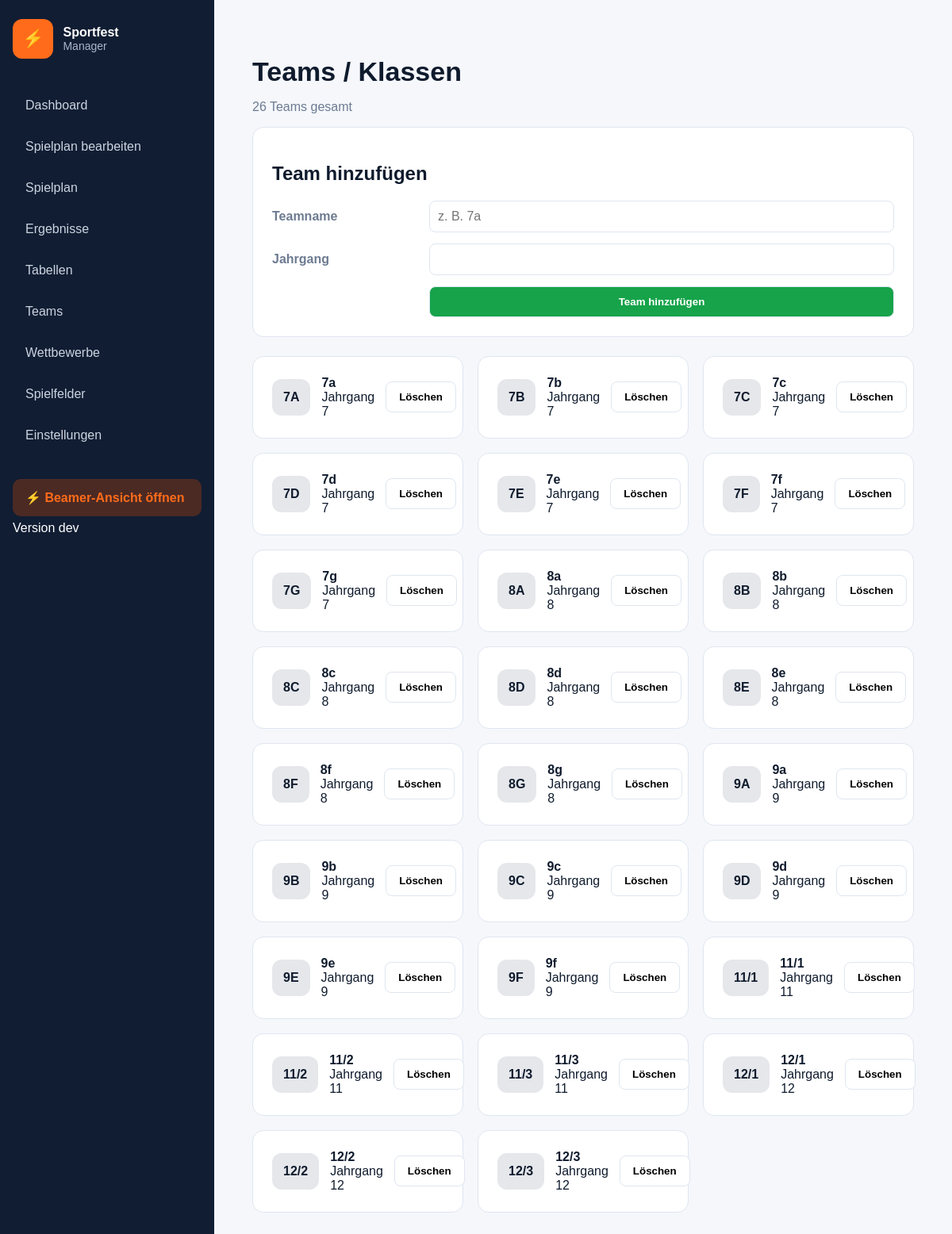
The page /teams on the database its author committed.
### tables this page shows
CREATE TABLE teams (
            id INTEGER PRIMARY KEY AUTOINCREMENT,
            name TEXT NOT NULL UNIQUE,
            jahrgang INTEGER NOT NULL,
            active INTEGER NOT NULL DEFAULT 1
        );

### app/main.py (the view)
@app.get("/teams")
def teams(request: Request):
    with get_conn() as conn:
        team_rows = conn.execute("SELECT * FROM teams ORDER BY jahrgang, name").fetchall()
    return templates.TemplateResponse(request=request, name="teams.html", context={"teams": team_rows})

### app/database.py (called while the page is built)
def get_conn():
    conn = sqlite3.connect(DB_PATH)
    conn.row_factory = sqlite3.Row
    return conn

### app/main.py (called while the page is built)
def get_app_version():
    try:
        with open("/app/VERSION", "r", encoding="utf-8") as version_file:
            return version_file.read().strip()
    except FileNotFoundError:
        return "dev"

### app/templates/teams.html
{% extends "base.html" %}
{% block content %}
<h1>Teams / Klassen</h1>
<p class="muted">{{ teams|length }} Teams gesamt</p>
<section class="panel">
    <h2>Team hinzufügen</h2>
    <form method="post" action="/team/create" class="admin-form">
        <label>Teamname</label>
        <input type="text" name="name" placeholder="z. B. 7a" required>
        <label>Jahrgang</label>
        <input type="number" name="jahrgang" min="1" max="13" required>
        <button class="green" type="submit">Team hinzufügen</button>
    </form>
</section>
<section class="cards">
{% for t in teams %}
    <div class="card">
        <div class="avatar">{{ t.name.upper() }}</div>
        <div>
            <strong>{{ t.name }}</strong><br>
            <span>Jahrgang {{ t.jahrgang }}</span>
        </div>
        <form method="post" action="/team/{{ t.id }}/delete" onsubmit="return confirm('Team wirklich löschen? Zugehörige Spiele können dadurch Platzhalter verlieren.');">
            <button type="submit">Löschen</button>
        </form>
    </div>
{% endfor %}
</section>
{% endblock %}

### app/static/style.css (style rules this page uses)
:root { --navy: #111d33; --navy2: #1c2e56; --orange: #ff6b1a; --bg: #f5f7fb; --border: #dfe6f0; --text: #0f1b2d; --muted: #6d7b91; --green: #16a34a; --blue: #2563eb; }
* { box-sizing: border-box; }
body { margin: 0; font-family: Arial, sans-serif; background: var(--bg); color: var(--text); }
h1 { font-size: 34px; margin-bottom: 4px; }
.muted { color: var(--muted); }
.stat, .panel, .card, .result-card { background: white; border: 1px solid var(--border); border-radius: 14px; padding: 24px; }
.panel { margin-bottom: 24px; }
input, select { font-size: 16px; padding: 10px; border: 1px solid var(--border); border-radius: 8px; }
button { border: 1px solid var(--border); border-radius: 8px; padding: 11px 16px; background: white; font-weight: bold; cursor: pointer; }
button.green { background: var(--green); color: white; }
.cards { display: grid; grid-template-columns: repeat(3, minmax(240px, 1fr)); gap: 18px; }
.card { display: flex; gap: 14px; align-items: center; }
.avatar { background: #e5e7eb; border-radius: 12px; padding: 14px; font-weight: bold; }
.admin-form { display: grid; grid-template-columns: 180px 1fr; gap: 14px 18px; align-items: center; }
.admin-form label { font-weight: bold; color: var(--muted); }
.admin-form input, .admin-form select { width: 100%; }
.admin-form button { grid-column: 2; }

### rows shown on the page
teams: name "7A", name "7a", jahrgang "7"
teams: name "7B", name "7b", jahrgang "7"
teams: name "7C", name "7c", jahrgang "7"
teams: name "7D", name "7d", jahrgang "7"
teams: name "7E", name "7e", jahrgang "7"
teams: name "7F", name "7f", jahrgang "7"
teams: name "7G", name "7g", jahrgang "7"
teams: name "8A", name "8a", jahrgang "8"
teams: name "8B", name "8b", jahrgang "8"
teams: name "8C", name "8c", jahrgang "8"
teams: name "8D", name "8d", jahrgang "8"
teams: name "8E", name "8e", jahrgang "8"
teams: name "8F", name "8f", jahrgang "8"
teams: name "8G", name "8g", jahrgang "8"
teams: name "9A", name "9a", jahrgang "9"
teams: name "9B", name "9b", jahrgang "9"
teams: name "9C", name "9c", jahrgang "9"
teams: name "9D", name "9d", jahrgang "9"
teams: name "9E", name "9e", jahrgang "9"
teams: name "9F", name "9f", jahrgang "9"
teams: name "11/1", jahrgang "11"
teams: name "11/2", jahrgang "11"
teams: name "11/3", jahrgang "11"
teams: name "12/1", jahrgang "12"
teams: name "12/2", jahrgang "12"
teams: name "12/3", jahrgang "12"

### other values the page prints
{{ app_version() }} "dev"
{{ teams|length }} "26"
